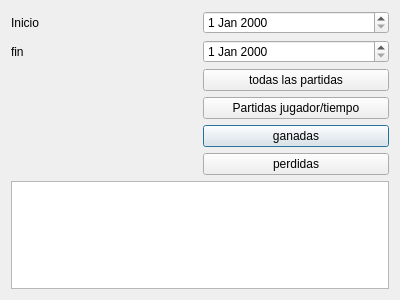
<?xml version="1.0" encoding="UTF-8"?>
<ui version="4.0">
 <class>rounds</class>
 <widget class="QDialog" name="rounds">
  <property name="geometry">
   <rect>
    <x>0</x>
    <y>0</y>
    <width>400</width>
    <height>300</height>
   </rect>
  </property>
  <property name="windowTitle">
   <string>Dialog</string>
  </property>
  <layout class="QGridLayout" name="gridLayout">
   <item row="2" column="1">
    <widget class="QDateEdit" name="endDateEdit"/>
   </item>
   <item row="2" column="0">
    <widget class="QLabel" name="label_2">
     <property name="text">
      <string>fin</string>
     </property>
    </widget>
   </item>
   <item row="5" column="1">
    <widget class="QPushButton" name="ganadas">
     <property name="text">
      <string>ganadas</string>
     </property>
    </widget>
   </item>
   <item row="6" column="1">
    <widget class="QPushButton" name="perdidas">
     <property name="text">
      <string>perdidas</string>
     </property>
    </widget>
   </item>
   <item row="0" column="0">
    <widget class="QLabel" name="label">
     <property name="text">
      <string>Inicio</string>
     </property>
    </widget>
   </item>
   <item row="4" column="1">
    <widget class="QPushButton" name="jugador_tiempo">
     <property name="text">
      <string>Partidas jugador/tiempo</string>
     </property>
    </widget>
   </item>
   <item row="3" column="1">
    <widget class="QPushButton" name="buscar_filtro">
     <property name="text">
      <string>todas las partidas</string>
     </property>
    </widget>
   </item>
   <item row="0" column="1">
    <widget class="QDateEdit" name="startDateEdit"/>
   </item>
   <item row="7" column="0" colspan="2">
    <widget class="QTableView" name="tableView"/>
   </item>
  </layout>
 </widget>
 <tabstops>
  <tabstop>tableView</tabstop>
 </tabstops>
 <resources/>
 <connections/>
</ui>
